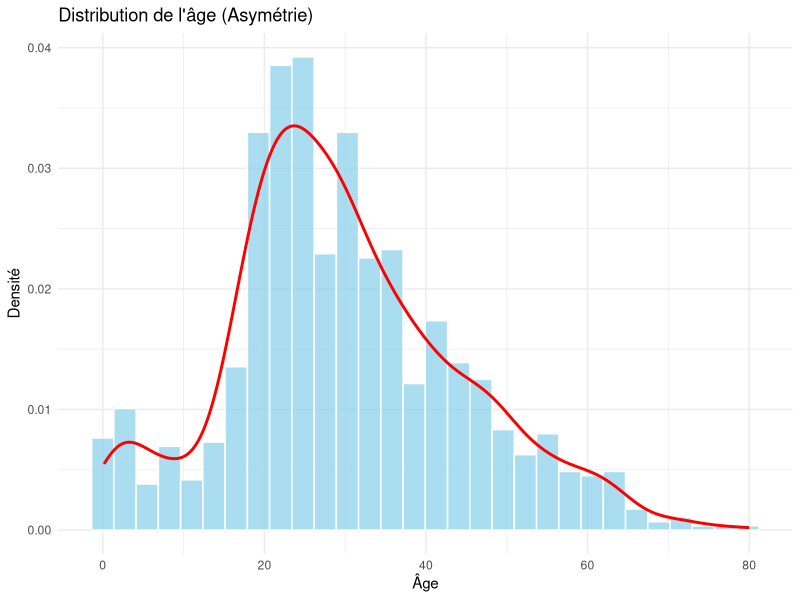
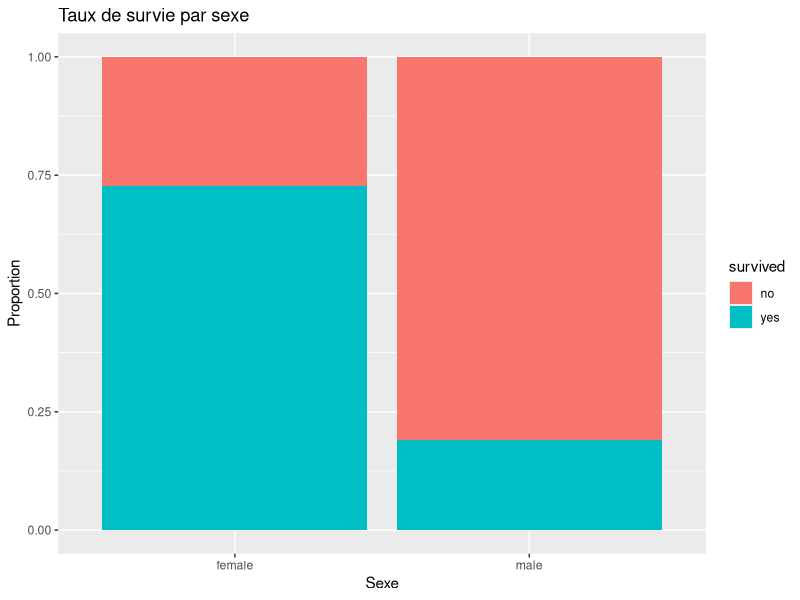
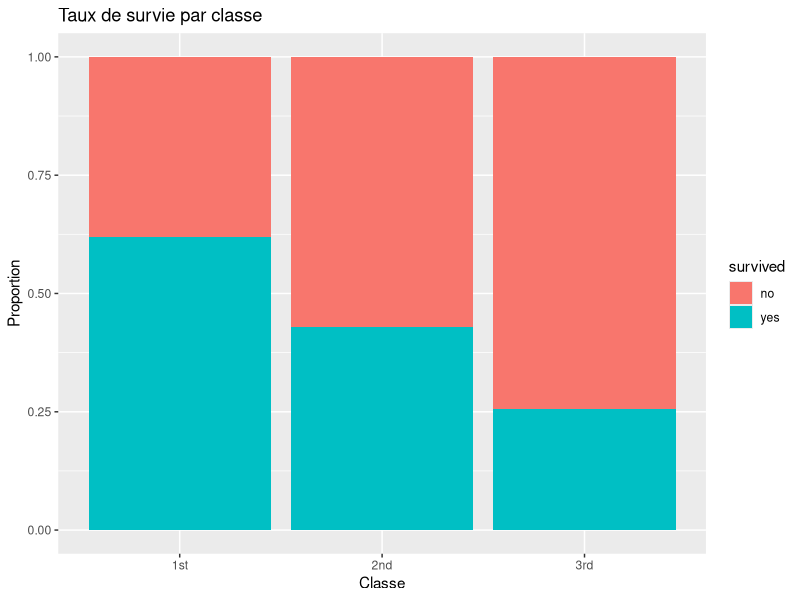
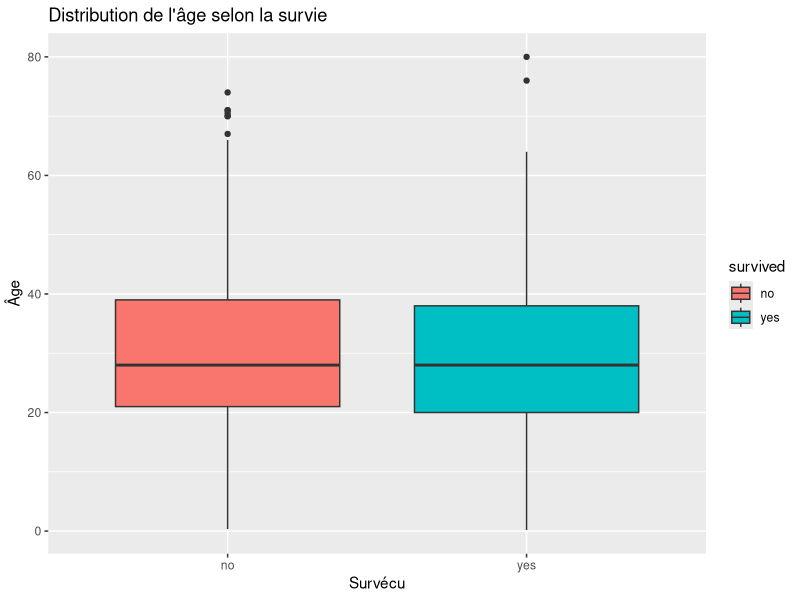

Write the R code that produced these figures, in order.
## ---- chunk 1
knitr::opts_chunk$set(echo = FALSE)

library(carData)
data(TitanicSurvival)
library(dplyr)
library(ggplot2)
## ---- chunk 2
# 1. Présentation et statistiques descriptives
str(TitanicSurvival)
summary(TitanicSurvival)
## ---- chunk 3
# Histogramme et courbe de densité pour l'âge
ggplot(TitanicSurvival, aes(x = age)) +
  geom_histogram(aes(y = ..density..), bins = 30, fill = "skyblue", color = "white", alpha = 0.7) +
  geom_density(color = "red", size = 1) +
  labs(title = "Distribution de l'âge (Asymétrie)", x = "Âge", y = "Densité") +
  theme_minimal()
## ---- chunk 4
# 2. Répartition des survivants en fonction du sexe
ggplot(TitanicSurvival, aes(x = sex, fill = survived)) +
  geom_bar(position = "fill") +
  labs(title = "Taux de survie par sexe", y = "Proportion", x = "Sexe")
## ---- chunk 5
# 3. Répartition des survivants en fonction de la classe
ggplot(TitanicSurvival, aes(x = passengerClass, fill = survived)) +
  geom_bar(position = "fill") +
  labs(title = "Taux de survie par classe", y = "Proportion", x = "Classe")
## ---- chunk 6
# 4. Âge en fonction de la variable survived
ggplot(TitanicSurvival, aes(x = survived, y = age, fill = survived)) +
  geom_boxplot() +
  labs(title = "Distribution de l'âge selon la survie", x = "Survécu", y = "Âge")
